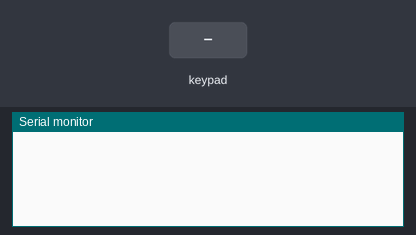
Bench run of a sketch on a simulated Arduino Uno, built with avr-gcc and run on an emulated ATmega328P. Shown: the last lines printed to the serial monitor. The test bench sets the inputs (shaded band).

Above: at 1.2 s.
1.3 s: key '7' pressed
At 2.0 s:
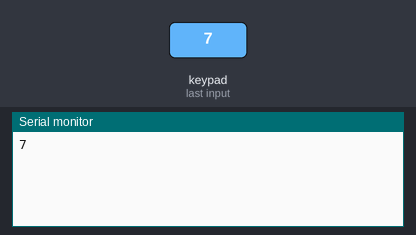
2.8 s: keypad keys 1 1 1 0 9 8 = pressed 0.4 s apart
At 6.3 s:
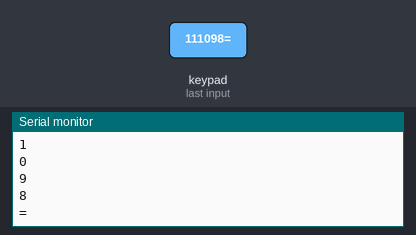
7.1 s: key '/' pressed
At 7.7 s:
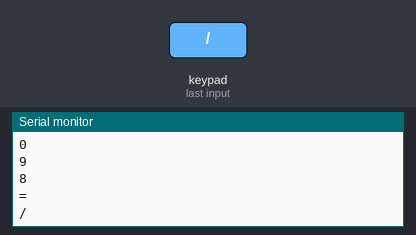
8.6 s: key 'x' pressed
At 9.8 s:
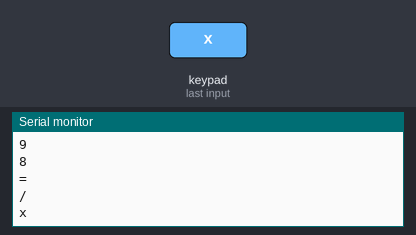
10.1 s: key 'C' pressed
At 11.2 s:
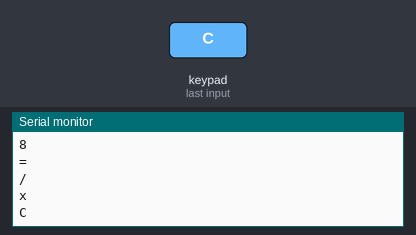
11.6 s: keypad keys 7 6 5 4 pressed 0.4 s apart
At 14.3 s:
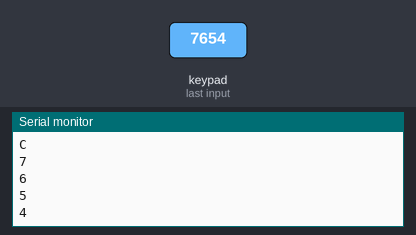
Timing chart, 0 to 15.7 s (numbered marks = the images above; inputs shaded):
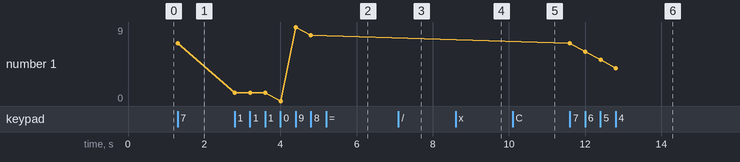

The sketch:

teclado1.ino
```cpp
#include <Keypad.h>

const byte ROWS = 4; //four rows
const byte COLS = 4; //three columns
char keys[ROWS][COLS] = {
  {'7','8','9','/'},
  {'4','5','6','x'},
  {'1','2','3','-'},
  {'C','0','=','+'},
};
byte rowPins[ROWS] = {11, 10, 9, 8};
byte colPins[COLS] = {7, 6, 5, 4};

Keypad teclado = Keypad( makeKeymap(keys), rowPins, colPins, ROWS, COLS );

void setup(){
  Serial.begin(9600);
}

void loop(){
  char key = teclado.getKey();

  if (key)
  {
    Serial.println(key);
  }
}
```

Measured:
- after the input at 1.3 s, the serial monitor: prints a new line at once (image 1)
- after the input at 2.8 s, the serial monitor: prints a new line at once (image 2)
- after the input at 7.1 s, the serial monitor: prints a new line at once (image 3)
- after the input at 8.6 s, the serial monitor: prints a new line at once (image 4)
- after the input at 10.1 s, the serial monitor: prints a new line at once (image 5)
- after the input at 11.6 s, the serial monitor: prints a new line at once (image 6)
- plotted number 1: 7 → 8 after the input at 2.8 s, 8 → 4 after the input at 11.6 s
